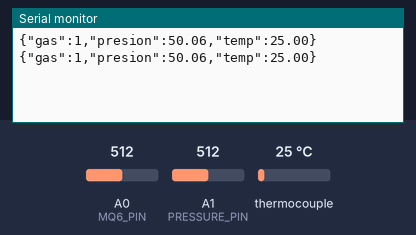
Simulated run of this sketch. Board: Arduino Uno, built with avr-gcc and run on an emulated ATmega328P. Parts: the last lines printed to the serial monitor. Wiring (inferred from the names in the program): MAX6675 thermocouple converter: CS pin 9; MISO pin 10; SCK pin 8. Inputs (shaded band) come from the test bench; at power-on: thermocouple 25 °C, A0 (MQ6_PIN) = 512, A1 (PRESSURE_PIN) = 512.

Above: at 6.2 s.
6.3 s: thermocouple set to 6 °C
At 7.6 s:
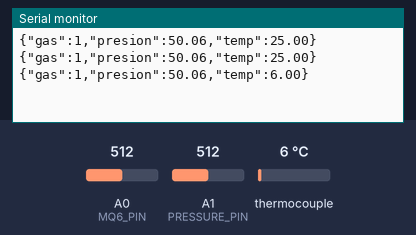
7.8 s: A0 (MQ6_PIN) set to 716
At 8.8 s:
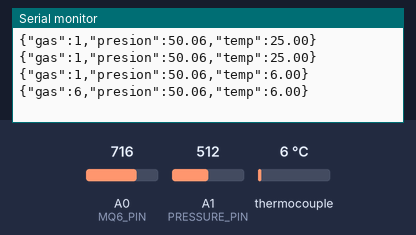
9.3 s: A1 (PRESSURE_PIN) set to 716
At 10.6 s:
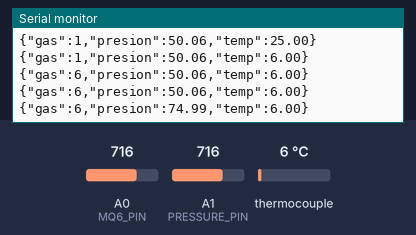
10.8 s: thermocouple set to 75 °C
At 11.6 s:
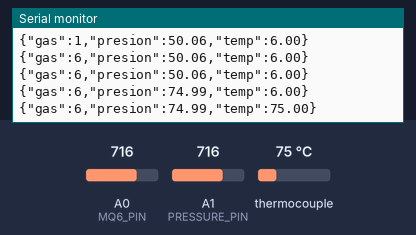
12.3 s: A0 (MQ6_PIN) set to 900
At 13.6 s:
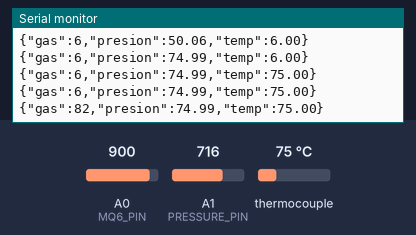
13.8 s: A1 (PRESSURE_PIN) set to 900
At 14.9 s:
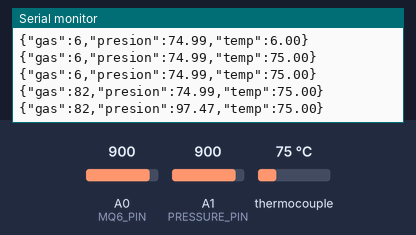
Timing chart, 0 to 16.3 s (numbered marks = the images above; inputs shaded):
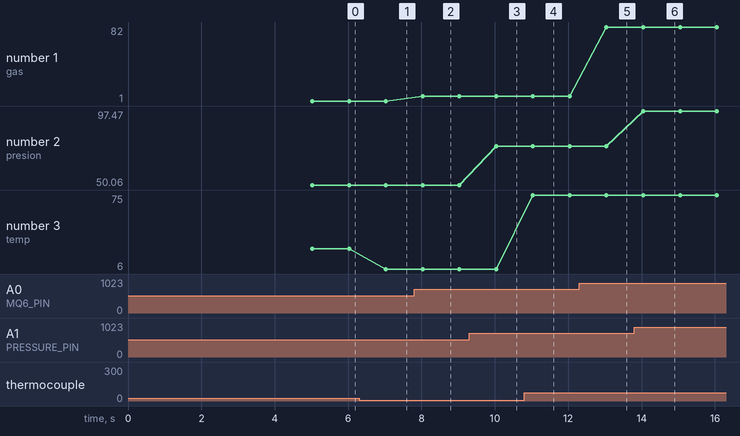

Measured:
- after the input at 6.3 s, the serial monitor: prints a new line after 0.73 s (image 1)
- after the input at 7.8 s, the serial monitor: prints a new line after 0.23 s (image 2)
- after the input at 9.3 s, the serial monitor: prints a new line after 0.73 s (image 3)
- after the input at 10.8 s, the serial monitor: prints a new line after 0.24 s (image 4)
- after the input at 12.3 s, the serial monitor: prints a new line after 0.74 s (image 5)
- after the input at 13.8 s, the serial monitor: prints a new line after 0.24 s (image 6)
- plotted number 1: 6 → 82 after the input at 12.3 s
- plotted number 2: 50.06 → 74.99 after the input at 9.3 s, 74.99 → 97.47 after the input at 13.8 s

The sketch:

arduino_3sensores.ino
```cpp
#include <OneWire.h>
#include <DallasTemperature.h>
#include <MAX6675.h>

// Pines del sensor MQ-6 y presión
#define MQ6_PIN A0
#define PRESSURE_PIN A1
#define ONE_WIRE_BUS 2

// Pines del termopar MAX6675
int thermoDO = 10;
int thermoCS = 9;
int thermoCLK = 8;
MAX6675 thermocouple(thermoCLK, thermoCS, thermoDO);

// Constantes del sensor de presión
const float VCC = 5.0;
const float VOLTAGE_MIN = 0.5;
const float VOLTAGE_MAX = 4.5;
const float PRESSURE_MIN = 0.0;
const float PRESSURE_MAX = 100.0;

// Inicialización del sensor DS18B20
OneWire oneWire(ONE_WIRE_BUS);
DallasTemperature sensors(&oneWire);

// Variables MQ-6
#define RL 1000.0
#define RO_CLEAN_AIR_FACTOR 10.0
float Ro;
float m = -0.45;
float b = 1.0;

void setup() {
  Serial.begin(115200);
  sensors.begin();
  Ro = calibrarSensor();

  pinMode(thermoCLK, OUTPUT);
  pinMode(thermoCS, OUTPUT);
  pinMode(thermoDO, INPUT);
  digitalWrite(thermoCS, HIGH);
  digitalWrite(thermoCLK, LOW);
}

void loop() {
  // MQ-6
  float sensorValue = analogRead(MQ6_PIN);
  float sensorVolt = sensorValue * (VCC / 1023.0);
  float RS_gas = ((VCC * RL) / sensorVolt) - RL;
  float ratio = RS_gas / Ro;
  float ppm = pow(10, ((log10(ratio) - b) / m));

  // Presión
  int pressureValue = analogRead(PRESSURE_PIN);
  float pressureVoltage = pressureValue * (VCC / 1023.0);
  float pressure = (pressureVoltage - VOLTAGE_MIN) * (PRESSURE_MAX - PRESSURE_MIN) / (VOLTAGE_MAX - VOLTAGE_MIN) + PRESSURE_MIN;

  // Temperatura (usando MAX6675)
  float temperatureC = readThermocouple();

  // Crear JSON manualmente
  Serial.print("{\"gas\":");
  Serial.print((int)ppm);
  Serial.print(",\"presion\":");
  Serial.print(pressure, 2);
  Serial.print(",\"temp\":");
  Serial.print(temperatureC, 2);
  Serial.println("}");

  delay(1000);
}

// Calibrar MQ-6 en aire limpio
float calibrarSensor() {
  long suma = 0;
  const int numLecturas = 50;
  for (int i = 0; i < numLecturas; i++) {
    suma += analogRead(MQ6_PIN);
    delay(100);
  }
  float avg = suma / (float)numLecturas;
  float sensorVolt = avg * (VCC / 1023.0);
  float RS_air = ((VCC * RL) / sensorVolt) - RL;
  return RS_air / RO_CLEAN_AIR_FACTOR;
}

// Leer temperatura desde MAX6675
float readThermocouple() {
  uint16_t data = 0;
  digitalWrite(thermoCS, LOW);
  delayMicroseconds(10);
  for (int i = 15; i >= 0; i--) {
    digitalWrite(thermoCLK, HIGH);
    delayMicroseconds(10);
    data |= digitalRead(thermoDO) << i;
    digitalWrite(thermoCLK, LOW);
    delayMicroseconds(10);
  }
  digitalWrite(thermoCS, HIGH);
  if (data & 0x4) return NAN;
  return (data >> 3) * 0.25;
}
```
